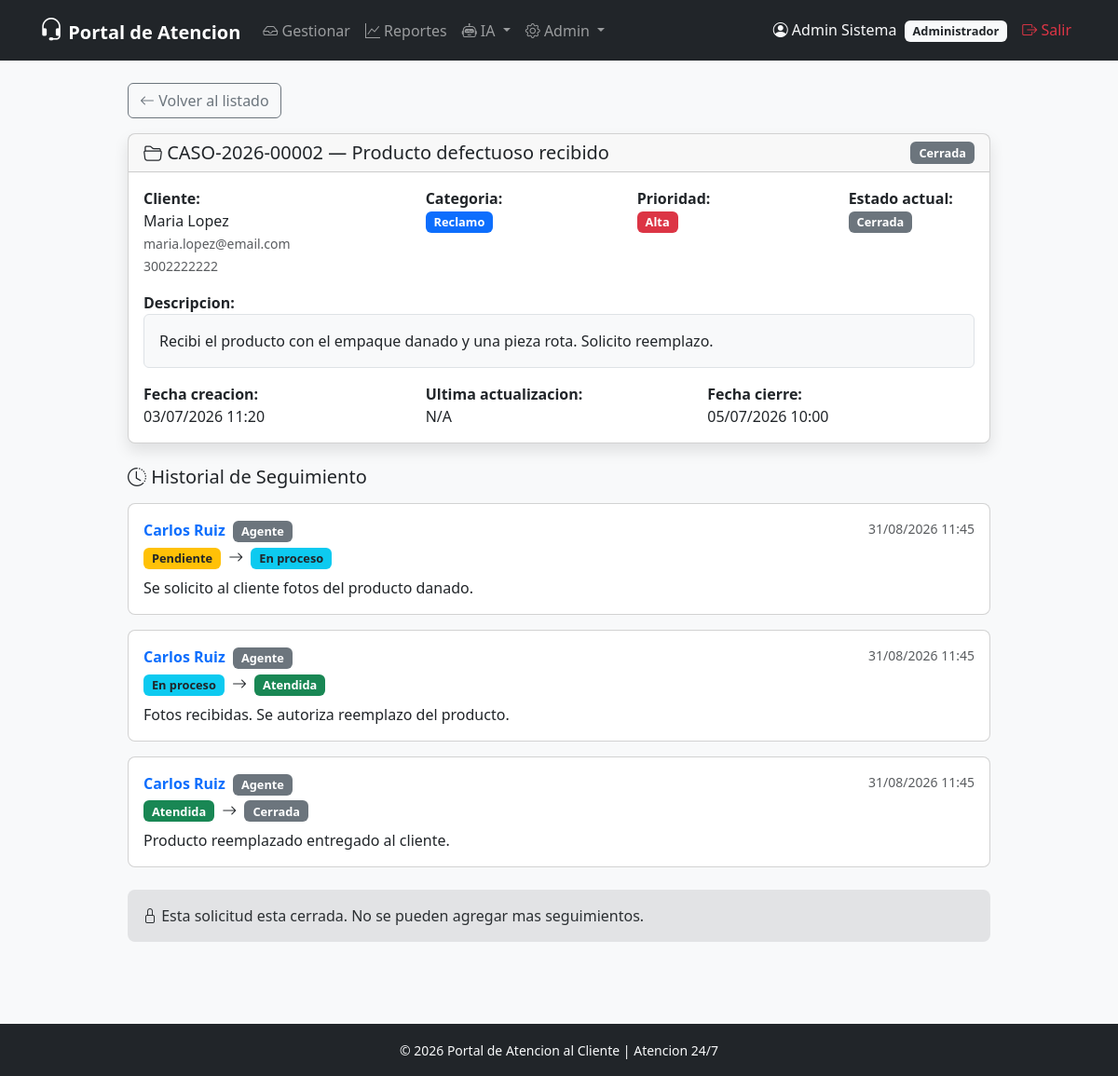
The page /modulo_atencion/detalle_solicitud.php?id=2 (signed in) on the database its author committed.
### tables this page shows
CREATE TABLE usuarios (
    id_usuario       INT AUTO_INCREMENT PRIMARY KEY,
    nombre           VARCHAR(100)  NOT NULL,
    apellido         VARCHAR(100)  NOT NULL,
    email            VARCHAR(150)  NOT NULL UNIQUE,
    telefono         VARCHAR(20)   NULL,
    contrasena       VARCHAR(255)  NOT NULL,
    rol              ENUM('cliente', 'agente', 'administrador') NOT NULL DEFAULT 'cliente',
    estado_cuenta    ENUM('activo', 'inactivo') NOT NULL DEFAULT 'activo',
    fecha_registro   DATETIME      NOT NULL DEFAULT CURRENT_TIMESTAMP,
    ultimo_acceso    DATETIME      NULL
);

CREATE TABLE solicitudes (
    id_solicitud         INT AUTO_INCREMENT PRIMARY KEY,
    numero_caso          VARCHAR(20)   NOT NULL UNIQUE,
    id_cliente           INT           NOT NULL,
    id_categoria         INT           NOT NULL,
    asunto               VARCHAR(200)  NOT NULL,
    descripcion          TEXT          NOT NULL,
    prioridad            ENUM('baja', 'media', 'alta', 'urgente') NOT NULL DEFAULT 'media',
    estado               ENUM('pendiente', 'en_proceso', 'atendida', 'cerrada') NOT NULL DEFAULT 'pendiente',
    fecha_creacion       DATETIME      NOT NULL DEFAULT CURRENT_TIMESTAMP,
    fecha_actualizacion  DATETIME      NULL ON UPDATE CURRENT_TIMESTAMP,
    fecha_cierre         DATETIME      NULL,

    FOREIGN KEY (id_cliente)   REFERENCES usuarios(id_usuario) ON DELETE RESTRICT ON UPDATE CASCADE,
    FOREIGN KEY (id_categoria) REFERENCES categorias(id_categoria) ON DELETE RESTRICT ON UPDATE CASCADE
);

CREATE TABLE categorias (
    id_categoria     INT AUTO_INCREMENT PRIMARY KEY,
    nombre           VARCHAR(100)  NOT NULL UNIQUE,
    descripcion      TEXT          NULL,
    estado           ENUM('activa', 'inactiva') NOT NULL DEFAULT 'activa'
);

CREATE TABLE seguimientos (
    id_seguimiento    INT AUTO_INCREMENT PRIMARY KEY,
    id_solicitud      INT           NOT NULL,
    id_usuario        INT           NOT NULL,
    comentario        TEXT          NOT NULL,
    estado_anterior   ENUM('pendiente', 'en_proceso', 'atendida', 'cerrada') NULL,
    estado_nuevo      ENUM('pendiente', 'en_proceso', 'atendida', 'cerrada') NULL,
    fecha_seguimiento DATETIME      NOT NULL DEFAULT CURRENT_TIMESTAMP,

    FOREIGN KEY (id_solicitud) REFERENCES solicitudes(id_solicitud) ON DELETE CASCADE ON UPDATE CASCADE,
    FOREIGN KEY (id_usuario)   REFERENCES usuarios(id_usuario) ON DELETE RESTRICT ON UPDATE CASCADE
);

### includes/auth.php (called while the page is built, shortened)
<?php
function estaAutenticado(): bool
{
    return isset($_SESSION['id_usuario']);
}
function usuarioActual(): ?array
{
    $pdo = obtenerConexion();
    $stmt = $pdo->prepare('SELECT id_usuario, nombre, apellido, email, rol FROM usuarios WHERE id_usuario = ?');
    $stmt->execute([$_SESSION['id_usuario']]);
    return $stmt->fetch();
}

### modulo_atencion/detalle_solicitud.php (the view, shortened to what this page needs)
<?php
require_once __DIR__ . '/../includes/auth.php';
require_once __DIR__ . '/../includes/funciones.php';
$idSolicitud = intval($_GET['id'] ?? 0);
$pdo = obtenerConexion();
$stmt = $pdo->prepare(
    'SELECT s.*, c.nombre AS categoria_nombre,
            CONCAT(cl.nombre, " ", cl.apellido) AS cliente_nombre,
            cl.email AS cliente_email, cl.telefono AS cliente_telefono
     FROM solicitudes s
     JOIN categorias c ON s.id_categoria = c.id_categoria
     JOIN usuarios cl ON s.id_cliente = cl.id_usuario
     WHERE s.id_solicitud = ?'
);
$stmt->execute([$idSolicitud]);
$solicitud = $stmt->fetch();
$stmtSeg = $pdo->prepare(
    'SELECT seg.*, CONCAT(u.nombre, " ", u.apellido) AS usuario_nombre, u.rol AS usuario_rol
     FROM seguimientos seg
     JOIN usuarios u ON seg.id_usuario = u.id_usuario
     WHERE seg.id_solicitud = ?
     ORDER BY seg.fecha_seguimiento ASC'
);
$stmtSeg->execute([$idSolicitud]);
$seguimientos = $stmtSeg->fetchAll();
$errores = [];
require_once __DIR__ . '/../includes/header.php';
?>
<div class="row justify-content-center">
    <div class="col-lg-10">
        <a href="/portal-atencion-cliente/modulo_atencion/index.php" class="btn btn-outline-secondary mb-3">
            <i class="bi bi-arrow-left"></i> Volver al listado
        </a>
        <div class="card shadow mb-4">
            <div class="card-header d-flex justify-content-between align-items-center">
                <h5 class="mb-0">
                    <i class="bi bi-folder2-open"></i> <?= e($solicitud['numero_caso']) ?> — <?= e($solicitud['asunto']) ?>
                </h5>
                <?= badgeEstado($solicitud['estado']) ?>
            </div>
            <div class="card-body">
                <div class="row g-3">
                    <div class="col-md-4">
                        <strong>Cliente:</strong><br>
                        <?= e($solicitud['cliente_nombre']) ?><br>
                        <small class="text-muted"><?= e($solicitud['cliente_email']) ?></small><br>
                        <small class="text-muted"><?= e($solicitud['cliente_telefono'] ?? 'Sin telefono') ?></small>
                    </div>
                    <div class="col-md-3">
                        <strong>Categoria:</strong><br>
                        <?= badgeCategoria($solicitud['categoria_nombre']) ?>
                    </div>
                    <div class="col-md-3">
                        <strong>Prioridad:</strong><br>
                        <?= badgePrioridad($solicitud['prioridad']) ?>
                    </div>
                    <div class="col-md-2">
                        <strong>Estado actual:</strong><br>
                        <?= badgeEstado($solicitud['estado']) ?>
                    </div>
                    <div class="col-12">
                        <strong>Descripcion:</strong><br>
                        <div class="bg-light p-3 rounded border"><?= nl2br(e($solicitud['descripcion'])) ?></div>
                    </div>
                    <div class="col-md-4">
                        <strong>Fecha creacion:</strong><br>
                        <?= formatearFecha($solicitud['fecha_creacion']) ?>
                    </div>
                    <div class="col-md-4">
                        <strong>Ultima actualizacion:</strong><br>
                        <?= $solicitud['fecha_actualizacion'] ? formatearFecha($solicitud['fecha_actualizacion']) : 'N/A' ?>
                    </div>
                    <div class="col-md-4">
                        <strong>Fecha cierre:</strong><br>
                        <?= $solicitud['fecha_cierre'] ? formatearFecha($solicitud['fecha_cierre']) : 'Sin cerrar' ?>
                    </div>
                </div>
            </div>
        </div>
        <h5 class="mb-3"><i class="bi bi-clock-history"></i> Historial de Seguimiento</h5>
        <?php if (empty($seguimientos)): ?>
            <div class="alert alert-secondary">No hay seguimientos registrados.</div>
        <?php else: ?>
            <?php foreach ($seguimientos as $seg): ?>
                <div class="card mb-3">
                    <div class="card-body">
                        <div class="d-flex justify-content-between">
                            <div>
                                <strong class="text-primary"><?= e($seg['usuario_nombre']) ?></strong>
                                <span class="badge bg-secondary ms-1"><?= e(ucfirst($seg['usuario_rol'])) ?></span>
                            </div>
                            <small class="text-muted"><?= formatearFecha($seg['fecha_seguimiento']) ?></small>
                        </div>
                        <?php if ($seg['estado_anterior'] || $seg['estado_nuevo']): ?>
                            <div class="my-1">
                                <?php if ($seg['estado_anterior']): ?>
                                    <?= badgeEstado($seg['estado_anterior']) ?>
                                <?php endif; ?>
                                <i class="bi bi-arrow-right mx-1"></i>
                                <?php if ($seg['estado_nuevo']): ?>
                                    <?= badgeEstado($seg['estado_nuevo']) ?>
                                <?php endif; ?>
                            </div>
                        <?php endif; ?>
                        <p class="mb-0 mt-2"><?= nl2br(e($seg['comentario'])) ?></p>
                    </div>
                </div>
            <?php endforeach; ?>
        <?php endif; ?>
        <?php if ($solicitud['estado'] !== 'cerrada'): ?>
            <div class="card border-primary mt-4">
                <div class="card-header bg-primary text-white">
                    <h5 class="mb-0"><i class="bi bi-pencil-square"></i> Registrar Seguimiento</h5>
                </div>
                <div class="card-body">
                    <?php foreach ($errores as $error): ?>
                        <div class="alert alert-danger"><?= e($error) ?></div>
                    <?php endforeach; ?>
                    <form method="POST" action="" novalidate>
                        <input type="hidden" name="csrf_token" value="<?= csrfToken() ?>">
                        <div class="mb-3">
                            <label for="comentario" class="form-label fw-bold">Comentario / Observacion *</label>
                            <textarea class="form-control" id="comentario" name="comentario"
                                      rows="4" required placeholder="Describa la accion realizada o la observacion..."><?= e($_POST['comentario'] ?? '') ?></textarea>
                        </div>
                        <div class="mb-3">
                            <label class="form-label fw-bold">Cambiar estado (opcional):</label><br>
                            <div class="d-flex flex-wrap gap-3">
                                <div class="form-check">
                                    <input class="form-check-input" type="radio" name="accion" id="accion_seg" value="solo_seguimiento" checked>
                                    <label class="form-check-label" for="accion_seg">Solo registrar seguimiento</label>
                                </div>
                                <div class="form-check">
                                    <input class="form-check-input" type="radio" name="accion" id="accion_estado" value="cambiar_estado">
                                    <label class="form-check-label" for="accion_estado">Cambiar estado de la solicitud</label>
                                </div>
                            </div>
                        </div>
                        <div id="div_nuevo_estado" class="mb-3" style="display:none;">
                            <label for="nuevo_estado" class="form-label fw-bold">Nuevo estado:</label>
                            <select class="form-select" id="nuevo_estado" name="nuevo_estado">
                                <option value="">-- Seleccionar --</option>
                                <option value="en_proceso">En proceso</option>
                                <option value="atendida">Atendida</option>
                                <option value="cerrada">Cerrada</option>
                            </select>
                        </div>
                        <button type="submit" class="btn btn-primary">
                            <i class="bi bi-save"></i> Guardar
                        </button>
                    </form>
                </div>
            </div>
        <?php else: ?>
            <div class="alert alert-secondary mt-4">
                <i class="bi bi-lock"></i> Esta solicitud esta cerrada. No se pueden agregar mas seguimientos.
            </div>
        <?php endif; ?>
    </div>
</div>
<?php require_once __DIR__ . '/../includes/footer.php'; ?>

### includes/header.php (shortened to what this page needs)
<?php
require_once __DIR__ . '/auth.php';
require_once __DIR__ . '/funciones.php';
$usuarioActual = usuarioActual();
$rol           = $usuarioActual['rol'] ?? '';
$nombreUsuario = trim(($usuarioActual['nombre'] ?? '') . ' ' . ($usuarioActual['apellido'] ?? ''));
?>
<!DOCTYPE html>
<html lang="es">
<head>
    <link href="https://cdn.jsdelivr.net/npm/bootstrap@5.3.3/dist/css/bootstrap.min.css" rel="stylesheet">
    <link href="https://cdn.jsdelivr.net/npm/bootstrap-icons@1.11.3/font/bootstrap-icons.css" rel="stylesheet">
    <link href="/portal-atencion-cliente/assets/css/estilo.css" rel="stylesheet">
</head>
<body>
<nav class="navbar navbar-expand-lg navbar-dark bg-dark">
    <div class="container">
        <a class="navbar-brand fw-bold" href="/portal-atencion-cliente/index.php">
            <i class="bi bi-headset"></i> Portal de Atencion
        </a>
        <div class="collapse navbar-collapse" id="navPrincipal">
            <ul class="navbar-nav me-auto">
                <?php if (estaAutenticado()): ?>
                    <?php if (in_array($rol, ['agente', 'administrador'])): ?>
                        <li class="nav-item">
                            <a class="nav-link" href="/portal-atencion-cliente/modulo_atencion/index.php">
                                <i class="bi bi-inbox"></i> Gestionar
                            </a>
                        </li>
                        <li class="nav-item">
                            <a class="nav-link" href="/portal-atencion-cliente/modulo_reportes/index.php">
                                <i class="bi bi-graph-up"></i> Reportes
                            </a>
                        </li>
                        <li class="nav-item dropdown">
                            <a class="nav-link dropdown-toggle" href="#" role="button" data-bs-toggle="dropdown">
                                <i class="bi bi-robot"></i> IA
                            </a>
                        </li>
                    <?php endif; ?>
                    <?php if ($rol === 'administrador'): ?>
                        <li class="nav-item dropdown">
                            <a class="nav-link dropdown-toggle" href="#" role="button" data-bs-toggle="dropdown">
                                <i class="bi bi-gear"></i> Admin
                            </a>
                        </li>
                    <?php endif; ?>
                <?php endif; ?>
            </ul>
            <ul class="navbar-nav">
                <?php if (estaAutenticado()): ?>
                    <li class="nav-item">
                        <span class="nav-link text-light">
                            <i class="bi bi-person-circle"></i>
                            <?= e($nombreUsuario) ?>
                            <span class="badge bg-light text-dark ms-1"><?= e(ucfirst($rol)) ?></span>
                        </span>
                    </li>
                    <li class="nav-item">
                        <a class="nav-link text-danger" href="/portal-atencion-cliente/auth/logout.php">
                            <i class="bi bi-box-arrow-right"></i> Salir
                        </a>
                    </li>
                <?php endif; ?>
            </ul>
        </div>
    </div>
</nav>
<main class="container my-4">

### includes/funciones.php (shortened to what this page needs)
<?php
function e(mixed $valor): string
{
    return htmlspecialchars((string) $valor, ENT_QUOTES, 'UTF-8');
}
function formatearFecha(string $fecha, string $formato = 'd/m/Y H:i'): string
{
    return date($formato, strtotime($fecha));
}
function badgeEstado(string $estado): string
{
    $clases = [
        'pendiente'  => 'bg-warning text-dark',
        'en_proceso' => 'bg-info text-dark',
        'atendida'   => 'bg-success',
        'cerrada'    => 'bg-secondary',
    ];
    $clase = $clases[$estado] ?? 'bg-secondary';
    $texto = ucfirst(str_replace('_', ' ', $estado));
    return '<span class="badge ' . $clase . '">' . $texto . '</span>';
}
function badgePrioridad(string $prioridad): string
{
    $clases = [
        'baja'   => 'bg-success',
        'media'  => 'bg-warning text-dark',
        'alta'   => 'bg-danger',
        'urgente'=> 'bg-danger fw-bold',
    ];
    $clase = $clases[$prioridad] ?? 'bg-secondary';
    return '<span class="badge ' . $clase . '">' . ucfirst($prioridad) . '</span>';
}
function badgeCategoria(string $categoria): string
{
    return '<span class="badge bg-primary">' . $categoria . '</span>';
}

### assets/css/estilo.css (style rules this page uses)
body { font-family: 'Segoe UI', Tahoma, Geneva, Verdana, sans-serif; background-color: #f8f9fa; min-height: 100vh; display: flex; flex-direction: column; }
main { flex: 1; }
.navbar-brand i { font-size: 1.3em; }
.card { border-radius: 0.5rem; transition: transform 0.2s ease, box-shadow 0.2s ease; }
.badge { font-size: 0.8em; padding: 0.4em 0.7em; }
.alert { border-radius: 0.5rem; border: none; }
.btn { border-radius: 0.375rem; font-weight: 500; }
.card.shadow { box-shadow: 0 0.5rem 1rem rgba(0, 0, 0, 0.1) !important; }
.card { animation: fadeInUp 0.4s ease; }

### rows shown on the page
usuarios: nombreUsuario "Admin Sistema", rol "Administrador"
solicitudes: numero_caso "CASO-2026-00002", asunto "Producto defectuoso recibido", estado "Cerrada Cerrada", id_cliente.email "maria.lopez@email.com", id_cliente.telefono "3002222222", id_categoria.nombre "Reclamo", prioridad "Alta", descripcion "Recibi el producto con el empaque danado y una pieza rota. Solicito reemplazo.", fecha_creacion "03/07/2026 11:20", fecha_cierre "05/07/2026 10:00"
seguimientos: usuario_nombre "Carlos Ruiz", id_usuario.rol "Agente", fecha_seguimiento "31/08/2026 11:45", estado_anterior "Pendiente En proceso", comentario "Se solicito al cliente fotos del producto danado."
seguimientos: usuario_nombre "Carlos Ruiz", id_usuario.rol "Agente", fecha_seguimiento "31/08/2026 11:45", estado_anterior "En proceso Atendida", comentario "Fotos recibidas. Se autoriza reemplazo del producto."
seguimientos: usuario_nombre "Carlos Ruiz", id_usuario.rol "Agente", fecha_seguimiento "31/08/2026 11:45", estado_anterior "Atendida Cerrada", comentario "Producto reemplazado entregado al cliente."

### other values the page prints
$solicitud['cliente_nombre'] "Maria Lopez"
